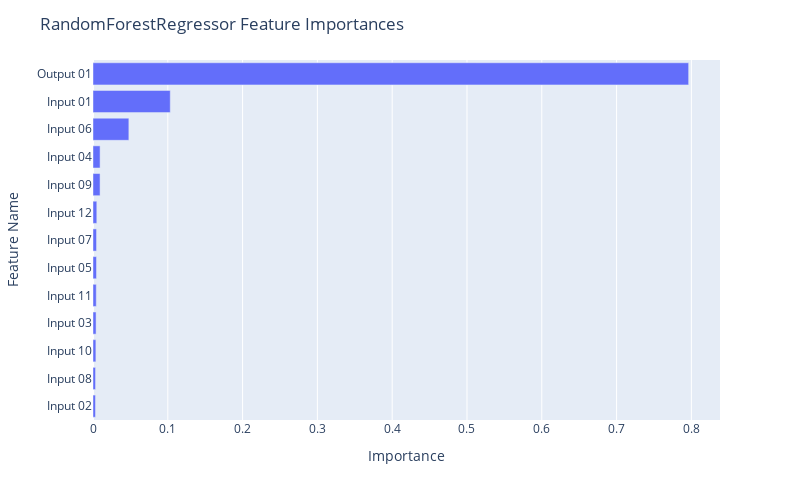

The notebook cell saved with this chart:
### Code cell
fig = px.bar(df_rf, x="Importance", y="Feature Name")

fig.update_layout(
    autosize=False,
    width=800,
    height=500,
    title_text=f"RandomForestRegressor Feature Importances",
    yaxis={'categoryorder':'total ascending'}
)

fig.show()

### Figure 1 — Plotly figure (JSON) as saved in the notebook; plotly's stock layout.template omitted (floating-point values rounded to 4 significant figures)
{"data": [{"alignmentgroup": "True", "hovertemplate": "Importance=%{x}<br>Feature Name=%{y}<extra></extra>", "legendgroup": "", "marker": {"color": "#636efa", "pattern": {"shape": ""}}, "name": "", "offsetgroup": "", "orientation": "h", "showlegend": false, "textposition": "auto", "type": "bar", "x": [0.7964, 0.1033, 0.04795, 0.009483, 0.009434, 0.005078, 0.004717, 0.004673, 0.004357, 0.00412, 0.003848, 0.003395, 0.003297], "xaxis": "x", "y": ["Output 01", "Input 01", "Input 06", "Input 04", "Input 09", "Input 12", "Input 07", "Input 05", "Input 11", "Input 03", "Input 10", "Input 08", "Input 02"], "yaxis": "y"}], "layout": {"autosize": false, "barmode": "relative", "height": 500, "legend": {"tracegroupgap": 0}, "margin": {"t": 60}, "title": {"text": "RandomForestRegressor Feature Importances"}, "width": 800, "xaxis": {"anchor": "y", "autorange": true, "domain": [0, 1], "range": [0, 0.8383], "title": {"text": "Importance"}, "type": "linear"}, "yaxis": {"anchor": "x", "autorange": true, "categoryorder": "total ascending", "domain": [0, 1], "range": [-0.5, 12.5], "title": {"text": "Feature Name"}, "type": "category"}}}
